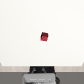

This chart was generated by the following Python code:
import numpy as np
from PIL import Image
import robosuite as suite

# create environment instance
env = suite.make(
    env_name="Lift",  # try with other tasks like "Stack" and "Door"
    robots="Panda",  # try with other robots like "Sawyer" and "Jaco"
    has_renderer=False,
    has_offscreen_renderer=True,
    use_camera_obs=True,
    camera_names="agentview",
    camera_heights=1024,
    camera_widths=1024,
)

# reset the environment
obs = env.reset()
for i in range(1):
    action = np.random.randn(env.robots[0].dof)  # sample random action
    obs, reward, done, info = env.step(action)  # take action in the environment
    camera_image = obs["agentview_image"]
    image = Image.fromarray(camera_image)
    image.save("test.png")

env.close()
